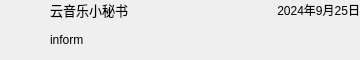
<?xml version="1.0" encoding="UTF-8"?>
<ui version="4.0">
 <class>MessageItem</class>
 <widget class="QWidget" name="MessageItem">
  <property name="geometry">
   <rect>
    <x>0</x>
    <y>0</y>
    <width>360</width>
    <height>60</height>
   </rect>
  </property>
  <property name="windowTitle">
   <string>Form</string>
  </property>
  <property name="styleSheet">
   <string notr="true"/>
  </property>
  <layout class="QHBoxLayout" name="horizontalLayout_3">
   <property name="spacing">
    <number>0</number>
   </property>
   <property name="leftMargin">
    <number>0</number>
   </property>
   <property name="topMargin">
    <number>0</number>
   </property>
   <property name="rightMargin">
    <number>0</number>
   </property>
   <property name="bottomMargin">
    <number>0</number>
   </property>
   <item>
    <layout class="QHBoxLayout" name="horizontalLayout">
     <item>
      <widget class="QLabel" name="labred">
       <property name="minimumSize">
        <size>
         <width>10</width>
         <height>10</height>
        </size>
       </property>
       <property name="maximumSize">
        <size>
         <width>10</width>
         <height>10</height>
        </size>
       </property>
       <property name="text">
        <string/>
       </property>
      </widget>
     </item>
     <item>
      <widget class="QWidget" name="widPicturePer" native="true">
       <property name="minimumSize">
        <size>
         <width>40</width>
         <height>40</height>
        </size>
       </property>
       <property name="maximumSize">
        <size>
         <width>40</width>
         <height>40</height>
        </size>
       </property>
      </widget>
     </item>
    </layout>
   </item>
   <item>
    <layout class="QVBoxLayout" name="verticalLayout">
     <item>
      <layout class="QHBoxLayout" name="horizontalLayout_2">
       <item>
        <widget class="QLabel" name="labNameMess">
         <property name="sizePolicy">
          <sizepolicy hsizetype="Preferred" vsizetype="Fixed">
           <horstretch>0</horstretch>
           <verstretch>0</verstretch>
          </sizepolicy>
         </property>
         <property name="font">
          <font>
           <family>Microsoft YaHei UI</family>
           <pointsize>10</pointsize>
          </font>
         </property>
         <property name="text">
          <string>云音乐小秘书</string>
         </property>
        </widget>
       </item>
       <item>
        <spacer name="horizontalSpacer">
         <property name="orientation">
          <enum>Qt::Horizontal</enum>
         </property>
         <property name="sizeHint" stdset="0">
          <size>
           <width>40</width>
           <height>20</height>
          </size>
         </property>
        </spacer>
       </item>
       <item>
        <widget class="QLabel" name="labTimer">
         <property name="sizePolicy">
          <sizepolicy hsizetype="Preferred" vsizetype="Fixed">
           <horstretch>0</horstretch>
           <verstretch>0</verstretch>
          </sizepolicy>
         </property>
         <property name="minimumSize">
          <size>
           <width>0</width>
           <height>0</height>
          </size>
         </property>
         <property name="font">
          <font>
           <family>Microsoft YaHei UI</family>
          </font>
         </property>
         <property name="text">
          <string>2024年9月25日</string>
         </property>
         <property name="alignment">
          <set>Qt::AlignRight|Qt::AlignTrailing|Qt::AlignVCenter</set>
         </property>
        </widget>
       </item>
      </layout>
     </item>
     <item>
      <widget class="QLabel" name="labInform">
       <property name="font">
        <font>
         <family>Microsoft YaHei UI</family>
        </font>
       </property>
       <property name="text">
        <string>inform</string>
       </property>
      </widget>
     </item>
    </layout>
   </item>
  </layout>
 </widget>
 <resources/>
 <connections/>
</ui>
